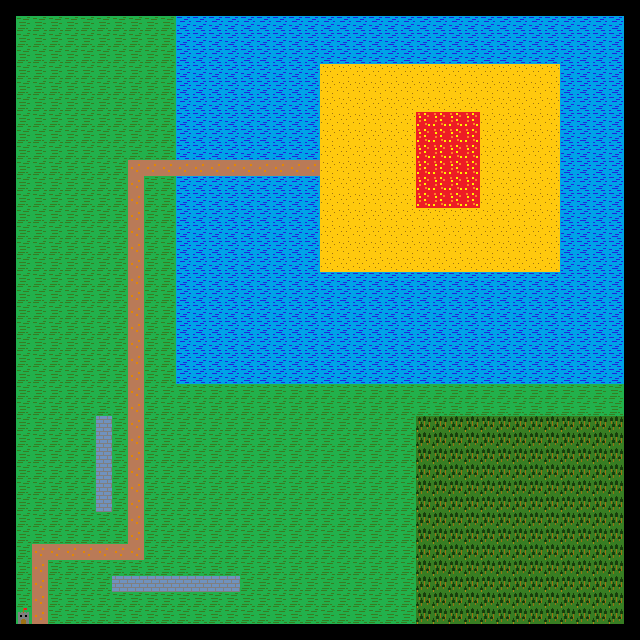

Below is a game level as drawn by its tile map, then a one-line description and the .tmx file that defines it, in full:
An orthogonal 40x40 tile map with 16x16 px tiles, 1 tile layer (Tile Layer 1) and 6 objects.

<map version="1.10" tiledversion="1.12.1" orientation="orthogonal" renderorder="right-down" width="40" height="40" tilewidth="16" tileheight="16" infinite="0" nextlayerid="4" nextobjectid="24">
 <tileset firstgid="1" source="Placeholder.tsx" />
 <layer id="1" name="Tile Layer 1" width="40" height="40">
  <data encoding="csv">
10,10,10,10,10,10,10,10,10,10,10,10,10,10,10,10,10,10,10,10,10,10,10,10,10,10,10,10,10,10,10,10,10,10,10,10,10,10,10,10,
10,1,1,1,1,1,1,1,1,1,1,2,2,2,2,2,2,2,2,2,2,2,2,2,2,2,2,2,2,2,2,2,2,2,2,2,2,2,2,10,
10,1,1,1,1,1,1,1,1,1,1,2,2,2,2,2,2,2,2,2,2,2,2,2,2,2,2,2,2,2,2,2,2,2,2,2,2,2,2,10,
10,1,1,1,1,1,1,1,1,1,1,2,2,2,2,2,2,2,2,2,2,2,2,2,2,2,2,2,2,2,2,2,2,2,2,2,2,2,2,10,
10,1,1,1,1,1,1,1,1,1,1,2,2,2,2,2,2,2,2,2,7,7,7,7,7,7,7,7,7,7,7,7,7,7,7,2,2,2,2,10,
10,1,1,1,1,1,1,1,1,1,1,2,2,2,2,2,2,2,2,2,7,7,7,7,7,7,7,7,7,7,7,7,7,7,7,2,2,2,2,10,
10,1,1,1,1,1,1,1,1,1,1,2,2,2,2,2,2,2,2,2,7,7,7,7,7,7,7,7,7,7,7,7,7,7,7,2,2,2,2,10,
10,1,1,1,1,1,1,1,1,1,1,2,2,2,2,2,2,2,2,2,7,7,7,7,7,7,9,9,9,9,7,7,7,7,7,2,2,2,2,10,
10,1,1,1,1,1,1,1,1,1,1,2,2,2,2,2,2,2,2,2,7,7,7,7,7,7,9,9,9,9,7,7,7,7,7,2,2,2,2,10,
10,1,1,1,1,1,1,1,1,1,1,2,2,2,2,2,2,2,2,2,7,7,7,7,7,7,9,9,9,9,7,7,7,7,7,2,2,2,2,10,
10,1,1,1,1,1,1,1,4,4,4,4,4,4,4,4,4,4,4,4,7,7,7,7,7,7,9,9,9,9,7,7,7,7,7,2,2,2,2,10,
10,1,1,1,1,1,1,1,4,1,1,2,2,2,2,2,2,2,2,2,7,7,7,7,7,7,9,9,9,9,7,7,7,7,7,2,2,2,2,10,
10,1,1,1,1,1,1,1,4,1,1,2,2,2,2,2,2,2,2,2,7,7,7,7,7,7,9,9,9,9,7,7,7,7,7,2,2,2,2,10,
10,1,1,1,1,1,1,1,4,1,1,2,2,2,2,2,2,2,2,2,7,7,7,7,7,7,7,7,7,7,7,7,7,7,7,2,2,2,2,10,
10,1,1,1,1,1,1,1,4,1,1,2,2,2,2,2,2,2,2,2,7,7,7,7,7,7,7,7,7,7,7,7,7,7,7,2,2,2,2,10,
10,1,1,1,1,1,1,1,4,1,1,2,2,2,2,2,2,2,2,2,7,7,7,7,7,7,7,7,7,7,7,7,7,7,7,2,2,2,2,10,
10,1,1,1,1,1,1,1,4,1,1,2,2,2,2,2,2,2,2,2,7,7,7,7,7,7,7,7,7,7,7,7,7,7,7,2,2,2,2,10,
10,1,1,1,1,1,1,1,4,1,1,2,2,2,2,2,2,2,2,2,2,2,2,2,2,2,2,2,2,2,2,2,2,2,2,2,2,2,2,10,
10,1,1,1,1,1,1,1,4,1,1,2,2,2,2,2,2,2,2,2,2,2,2,2,2,2,2,2,2,2,2,2,2,2,2,2,2,2,2,10,
10,1,1,1,1,1,1,1,4,1,1,2,2,2,2,2,2,2,2,2,2,2,2,2,2,2,2,2,2,2,2,2,2,2,2,2,2,2,2,10,
10,1,1,1,1,1,1,1,4,1,1,2,2,2,2,2,2,2,2,2,2,2,2,2,2,2,2,2,2,2,2,2,2,2,2,2,2,2,2,10,
10,1,1,1,1,1,1,1,4,1,1,2,2,2,2,2,2,2,2,2,2,2,2,2,2,2,2,2,2,2,2,2,2,2,2,2,2,2,2,10,
10,1,1,1,1,1,1,1,4,1,1,2,2,2,2,2,2,2,2,2,2,2,2,2,2,2,2,2,2,2,2,2,2,2,2,2,2,2,2,10,
10,1,1,1,1,1,1,1,4,1,1,2,2,2,2,2,2,2,2,2,2,2,2,2,2,2,2,2,2,2,2,2,2,2,2,2,2,2,2,10,
10,1,1,1,1,1,1,1,4,1,1,1,1,1,1,1,1,1,1,1,1,1,1,1,1,1,1,1,1,1,1,1,1,1,1,1,1,1,1,10,
10,1,1,1,1,1,1,1,4,1,1,1,1,1,1,1,1,1,1,1,1,1,1,1,1,1,1,1,1,1,1,1,1,1,1,1,1,1,1,10,
10,1,1,1,1,1,3,1,4,1,1,1,1,1,1,1,1,1,1,1,1,1,1,1,1,1,6,6,6,6,6,6,6,6,6,6,6,6,6,10,
10,1,1,1,1,1,3,1,4,1,1,1,1,1,1,1,1,1,1,1,1,1,1,1,1,1,6,6,6,6,6,6,6,6,6,6,6,6,6,10,
10,1,1,1,1,1,3,1,4,1,1,1,1,1,1,1,1,1,1,1,1,1,1,1,1,1,6,6,6,6,6,6,6,6,6,6,6,6,6,10,
10,1,1,1,1,1,3,1,4,1,1,1,1,1,1,1,1,1,1,1,1,1,1,1,1,1,6,6,6,6,6,6,6,6,6,6,6,6,6,10,
10,1,1,1,1,1,3,1,4,1,1,1,1,1,1,1,1,1,1,1,1,1,1,1,1,1,6,6,6,6,6,6,6,6,6,6,6,6,6,10,
10,1,1,1,1,1,3,1,4,1,1,1,1,1,1,1,1,1,1,1,1,1,1,1,1,1,6,6,6,6,6,6,6,6,6,6,6,6,6,10,
10,1,1,1,1,1,1,1,4,1,1,1,1,1,1,1,1,1,1,1,1,1,1,1,1,1,6,6,6,6,6,6,6,6,6,6,6,6,6,10,
10,1,1,1,1,1,1,1,4,1,1,1,1,1,1,1,1,1,1,1,1,1,1,1,1,1,6,6,6,6,6,6,6,6,6,6,6,6,6,10,
10,1,4,4,4,4,4,4,4,1,1,1,1,1,1,1,1,1,1,1,1,1,1,1,1,1,6,6,6,6,6,6,6,6,6,6,6,6,6,10,
10,1,4,1,1,1,1,1,1,1,1,1,1,1,1,1,1,1,1,1,1,1,1,1,1,1,6,6,6,6,6,6,6,6,6,6,6,6,6,10,
10,1,4,1,1,1,1,3,3,3,3,3,3,3,3,1,1,1,1,1,1,1,1,1,1,1,6,6,6,6,6,6,6,6,6,6,6,6,6,10,
10,1,4,1,1,1,1,1,1,1,1,1,1,1,1,1,1,1,1,1,1,1,1,1,1,1,6,6,6,6,6,6,6,6,6,6,6,6,6,10,
10,11,4,1,1,1,1,1,1,1,1,1,1,1,1,1,1,1,1,1,1,1,1,1,1,1,6,6,6,6,6,6,6,6,6,6,6,6,6,10,
10,10,10,10,10,10,10,10,10,10,10,10,10,10,10,10,10,10,10,10,10,10,10,10,10,10,10,10,10,10,10,10,10,10,10,10,10,10,10,10
</data>
 </layer>
 <objectgroup id="2" name="collisions">
  <object id="2" x="96" y="416" width="16" height="88" />
  <object id="8" x="112" y="576" width="128" height="8" />
  <object id="17" x="0" y="0" width="640" height="16" />
  <object id="20" x="0" y="16" width="16" height="624" />
  <object id="21" x="16" y="624" width="624" height="16" />
  <object id="22" x="624" y="16" width="16" height="608" />
 </objectgroup>
</map>
